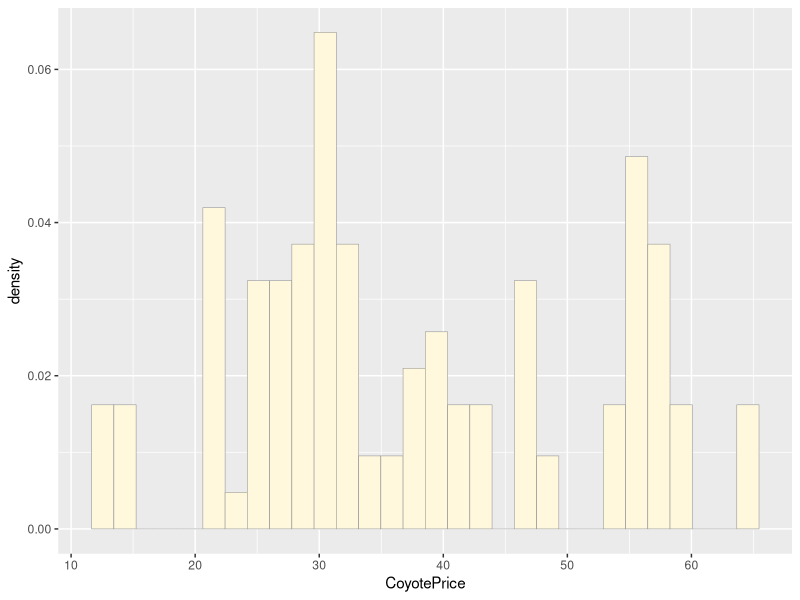
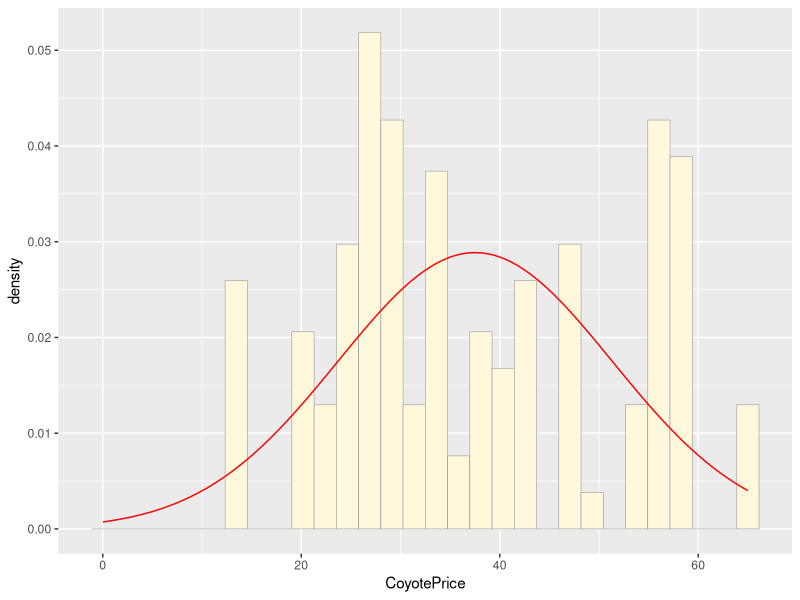
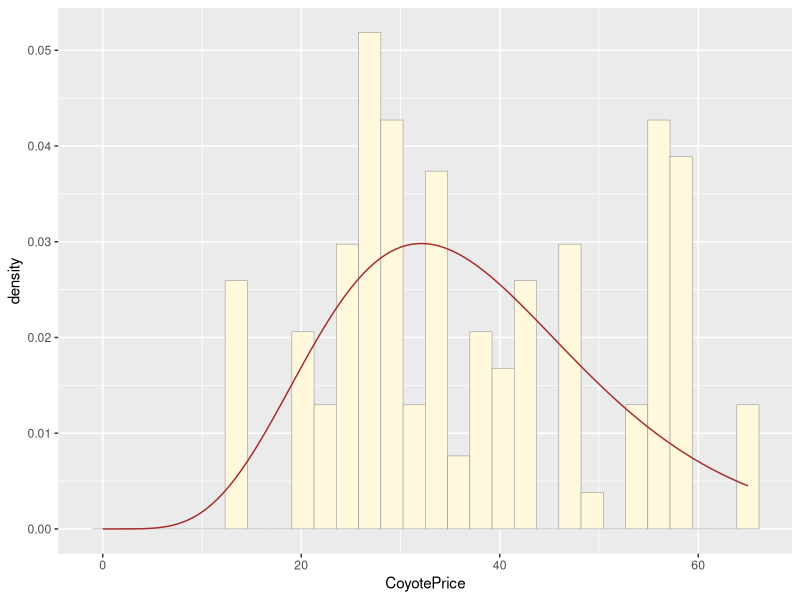
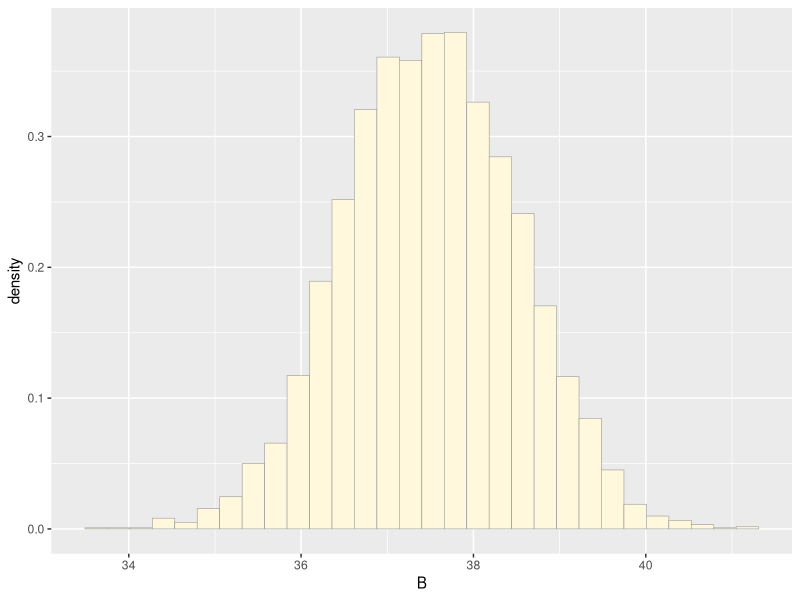
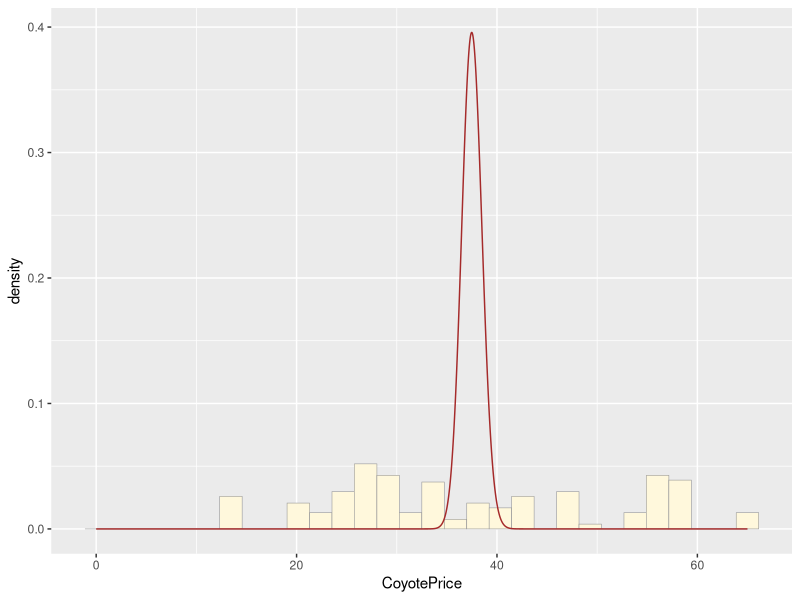

Source code (R) for these figures, in order:
## ---- chunk 1
knitr::opts_chunk$set(echo = TRUE)
## ---- chunk 2
library(ggplot2)
library(MASS)
new_data<- read.table(file='./Data_Homework_6/JAEDataArchiveNewsomeRipple.csv' , header=TRUE, sep=",", comment.char="#")
str(new_data)

## ---- chunk 3
p1 <- ggplot(data=new_data, aes(x=CoyotePrice, y=..density..)) +
  geom_histogram(color="grey60",fill="cornsilk",size=0.2) 
print(p1)
## ---- chunk 4
normPars <- fitdistr(new_data$CoyotePrice,"normal")
print(normPars)
str(normPars)
normPars$estimate["mean"] # note structure of getting a named attribute
## ---- chunk 5
meanML <- normPars$estimate["mean"]
sdML <- normPars$estimate["sd"]

xval <- seq(0,max(new_data$CoyotePrice),len=length(new_data$CoyotePrice))

 stat <- stat_function(aes(x = xval, y = ..y..), fun = dnorm, colour="red", n = length(new_data$CoyotePrice), args = list(mean = meanML, sd = sdML))
 p1 + stat
## ---- chunk 6
gammaPars <- fitdistr(new_data$CoyotePrice,"gamma")
shapeML <- gammaPars$estimate["shape"]
rateML <- gammaPars$estimate["rate"]

stat4 <- stat_function(aes(x = xval, y = ..y..), fun = dgamma, colour="brown", n = length(new_data$CoyotePrice), args = list(shape=shapeML, rate=rateML))
 p1+ stat4
## ---- chunk 7
s<-rnorm(n=4680,mean=37.5)
s <- data.frame(1:4680,s)
names(s) <- list("A","B")
s <- s[s$B>0,]
str(s)
summary(s$B)
## ---- chunk 8
p2 <- ggplot(data=s, aes(x=B, y=..density..)) +
  geom_histogram(color="grey60",fill="cornsilk",size=0.2) 
print(p2)
## ---- chunk 9
meanML <- normPars$estimate["mean"]
sdML <- normPars$estimate["sd"]

qval <- seq(0,max(s$B),len=length(s$B))


## ---- chunk 10
gammaPars <- fitdistr(s$B,"gamma")
shapeML <- gammaPars$estimate["shape"]
rateML <- gammaPars$estimate["rate"]

stat4 <- stat_function(aes(x = qval, y = ..y..), fun = dgamma, colour="brown", n = length(s$B), args = list(shape=shapeML, rate=rateML))
 p1  + stat4
